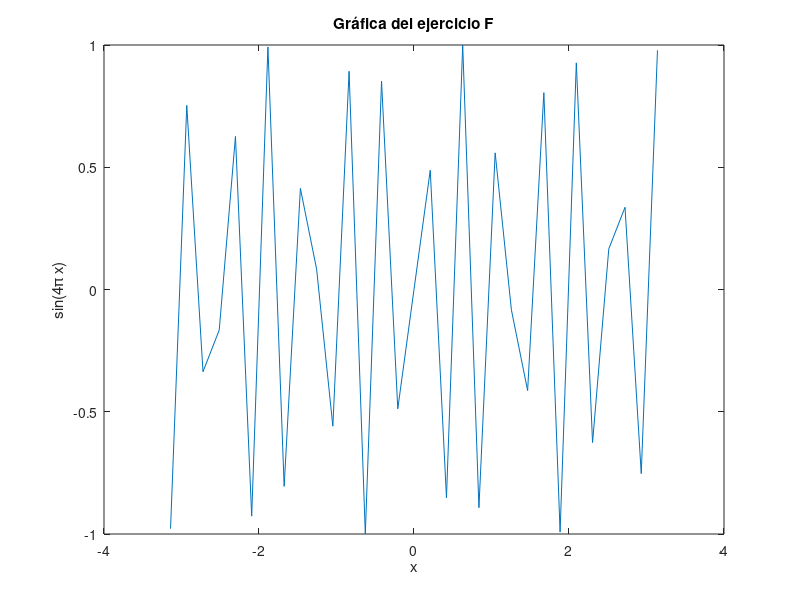

Here is the MATLAB script that generated this plot:
%% Ejercicio (a): Vector par de 4 a 100
% Sintaxis: inicio:paso:final
vec_a = 4:2:100;

%% Ejercicio (b): Secuencia decreciente de 5 a -5
% Nota: El paso debe ser negativo (-1) para ir hacia atrás
vec_b = 5:-1:-5;

%% Ejercicio (c): 100 elementos entre 0 y 1
% Para un número específico de elementos, usamos linspace
vec_c = linspace(0, 1, 100);

%% Ejercicio (d): Matrices y submatrices
% Crear matriz aleatoria 20x30
B = rand(20, 30);
% Extraer submatriz C
% Sintaxis: Matriz(filas_inicio:filas_fin, col_inicio:col_fin)
C = B(10:15, 9:12);

%% Ejercicio (e): Secuencia con Pi
% Usamos 'pi' que es una constante interna de MATLAB
x = -pi:pi/15:pi;

%% Ejercicio (f): Gráfica
% Esto generará una ventana emergente con el gráfico
plot(x, sin(4*pi*x));
title('Gráfica del ejercicio F');
xlabel('x');
ylabel('sin(4\pi x)');
